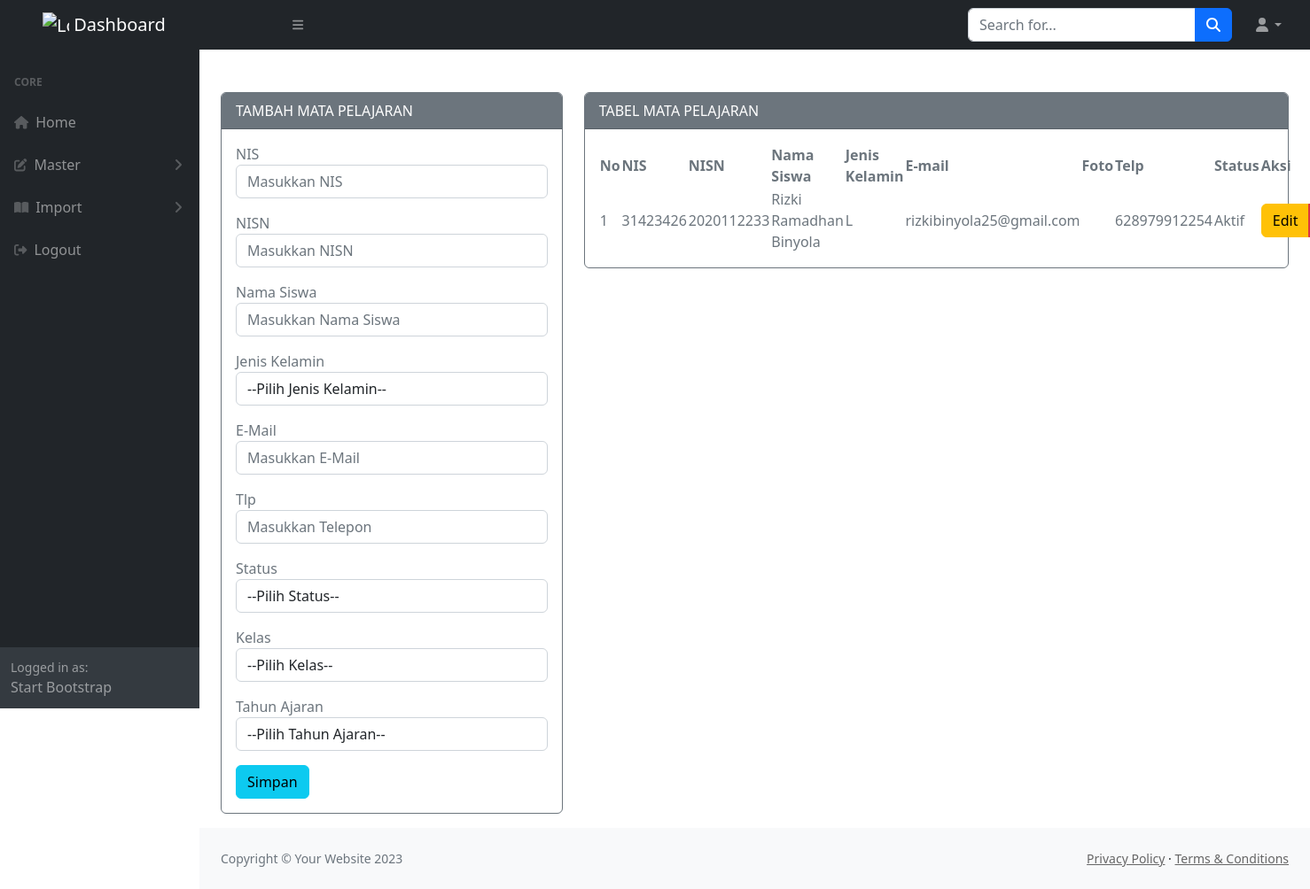
Before: /admin/media.php?module=siswa (signed in) with the older database file.
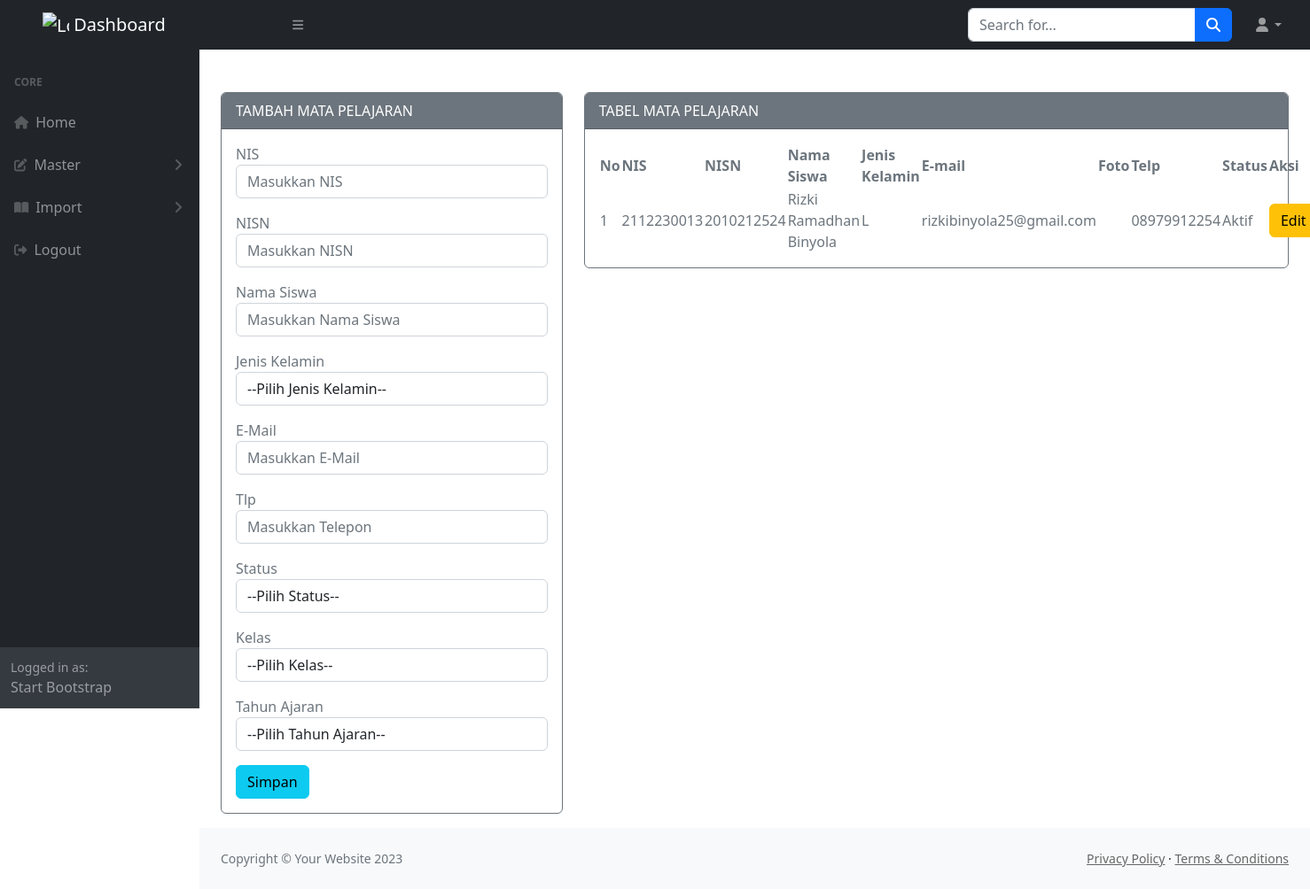
After: the same page with the newer database file.
### tables this page shows
CREATE TABLE `siswa` (
  `nis` varchar(10) NOT NULL,
  `nisn` varchar(10) NOT NULL DEFAULT '-',
  `nama` varchar(100) NOT NULL,
  `kelamin` varchar(10) NOT NULL,
  `email` varchar(50) NOT NULL DEFAULT '-',
  `foto` varchar(100) NOT NULL DEFAULT 'default.jpg',
  `telp` varchar(20) NOT NULL DEFAULT '-',
  `status` varchar(10) NOT NULL DEFAULT 'Aktif'
);

### admin/modul/mod_siswa/siswa_v.php (the view, shortened to what this page needs)
<?php
include "../koneksi/koneksi.php";
if (empty($_SESSION['username']) and empty($_SESSION['passuser']) and $_SESSION['login'] == 0) {
  echo "<script>alert('Kembalilah Kejalan yg benar!!!'); window.location = '../../index.php';</script>";
} else {
?>
  <?php
  $update = (isset($_GET['action']) and $_GET['action'] == 'update') ? true : false;
  ?>
  <div class="container mt-5">
    <div class="content-wrapper">
      <div class="container">
        <div class="row">
          <div class="col-md-4 col-sm-4 col-xs-12">
            <div class="card border-secondary mb-3">
              <div class="card-header text-bg-<?= ($update) ? "success" : "secondary" ?>">
                <?= ($update) ? "EDIT" : "TAMBAH" ?> MATA PELAJARAN
              </div>
              <div class="card-body text-secondary">
                <form action="<?= $_SERVER['REQUEST_URI'] ?>" method="POST" enctype="multipart/form-data">
                  <div class="form-group mb-3">
                    <label>NIS</label>
                    <input class="form-control" placeholder="Masukkan NIS" name="nis" type="text" <?= (!$update) ?: 'value="' . $row["nis"] . '"' ?> />
                  </div>
                  <div class="form-group mb-3">
                    <label>NISN</label>
                    <input class="form-control" placeholder="Masukkan NISN" name="nisn" type="text" <?= (!$update) ?: 'value="' . $row["nisn"] . '"' ?> />
                  </div>
                  <div class="form-group mb-3">
                    <label>Nama Siswa </label>
                    <input class="form-control" placeholder="Masukkan Nama Siswa" name="nama" type="text" <?= (!$update) ?: 'value="' . $row["nama"] . '"' ?> />
                  </div>
                  <div class="form-group mb-3">
                    <label>Jenis Kelamin</label>
                    <select class="form-control" name="kelamin">
                      <option>--Pilih Jenis Kelamin--</option>
                    </select>
                  </div>
                  <div class="form-group mb-3">
                    <label>E-Mail</label>
                    <input class="form-control" placeholder="Masukkan E-Mail" name="email" type="text" <?= (!$update) ?: 'value="' . $row["email"] . '"' ?> />
                  </div>
                  <div class="form-group mb-3">
                    <label>Tlp</label>
                    <input class="form-control" placeholder="Masukkan Telepon" name="telp" type="text" <?= (!$update) ?: 'value="' . $row["telp"] . '"' ?> />
                  </div>
                  <div class="form-group mb-3">
                    <label>Status </label>
                    <select class="form-control" name="status">
                      <option>--Pilih Status--</option>
                    </select>
                  </div>
                  <div class="form-group mb-3">
                    <label>Kelas </label>
                    <select class="form-control" name="kd_kelas">
                      <option>--Pilih Kelas--</option>
                    </select>
                  </div>
                  <div class="form-group mb-3">
                    <label>Tahun Ajaran</label>
                    <select class="form-control" name="kd_tajar">
                      <option>--Pilih Tahun Ajaran--</option>
                    </select>
                  </div>
                  <button type="submit" class="btn btn-<?= ($update) ? "warning" : "info" ?> btn-block">Simpan</button>
                </form>
              </div>
            </div>
          </div>
          <div class="col-md-8 col-sm-8 col-xs-12">
            <div class="card border-secondary mb-3">
              <div class="card-header text-bg-secondary">
                TABEL MATA PELAJARAN
              </div>
              <div class="card-body text-secondary">
                <table id="datatablesSimple">
                  <thead>
                    <tr>
                      <th>No</th>
                      <th>NIS</th>
                      <th>NISN</th>
                      <th>Nama Siswa</th>
                      <th>Jenis Kelamin</th>
                      <th>E-mail</th>
                      <th>Foto</th>
                      <th>Telp</th>
                      <th>Status</th>
                      <th>Aksi</th>
                    </tr>
                  </thead>
                  <tbody>
                    <tr>
                      <?php $no = 1; ?>
                      <?php if ($query = $connect->query("SELECT * FROM siswa")) : ?>
                        <?php while ($row = $query->fetch_assoc()) : ?>
                          <td><?= $no++; ?></td>
                          <td><?= $row['nis'] ?></td>
                          <td><?= $row['nisn'] ?></td>
                          <td><?= $row['nama'] ?></td>
                          <td><?= $row['kelamin'] ?></td>
                          <td><?= $row['email'] ?></td>
                          <td><?= $row['foto'] ?></td>
                          <td><?= $row['telp'] ?></td>
                          <td><?= $row['status'] ?></td>
                          <td class="hidden-print">
                            <div class="btn-group">
                              <a href="?module=siswa&action=update&key=<?= $row['nis'] ?>" class="btn btn-warning btn-xs">Edit</a>
                            </div>
                          </td>
                    </tr>
                  <?php endwhile ?>
                <?php endif ?>
                  </tbody>
                </table>
              </div>
            </div>
          </div>
        </div>
      </div>
    </div>
  </div>
<?php } ?>

### admin/media.php (shortened to what this page needs)
<?php
if($_SESSION['login']==0){
  header('location:../logout.php');
} else {
    if (empty($_SESSION['username']) AND empty($_SESSION['level']) AND $_SESSION['login']==0) {
      echo "<script>alert('Kembalilah Kejalan yg benar!!!'); window.location = 'index.php';</script>";
  } else{
    ?>
<!DOCTYPE html>
<html lang="en">
    <head>
        <link href="https://cdn.jsdelivr.net/npm/simple-datatables@7.1.2/dist/style.min.css" rel="stylesheet" />
        <link href="assets/css/styles.css" rel="stylesheet" />
    </head>
    <body class="sb-nav-fixed">
        <?php include 'navbar.php'; ?>
            <div id="layoutSidenav_content">
                <main>
                    <?php
                        include 'content.php';
                    ?>
                </main>
            <?php include 'footer.php'; ?>
            </div>
        </div>
    </body>
</html>
<?php }} ?>

### admin/navbar.php (shortened to what this page needs)
<nav class="sb-topnav navbar navbar-expand navbar-dark bg-dark">
    <a class="navbar-brand mx-5" href="#">
        <img src="https://upload.wikimedia.org/wikipedia/commons/3/31/Logo-smkterataiputihglobal.png" alt="Logo" width="30" height="24" class="d-inline-block align-text-top">
        Dashboard
    </a>
    <button class="btn btn-link btn-sm order-1 order-lg-0 me-4 me-lg-0" id="sidebarToggle" href="#!"><i class="fas fa-bars"></i></button>
    <form class="d-none d-md-inline-block form-inline ms-auto me-0 me-md-3 my-2 my-md-0">
        <div class="input-group">
            <input class="form-control" type="text" placeholder="Search for..." aria-label="Search for..." aria-describedby="btnNavbarSearch" />
            <button class="btn btn-primary" id="btnNavbarSearch" type="button"><i class="fas fa-search"></i></button>
        </div>
    </form>
    <ul class="navbar-nav ms-auto ms-md-0 me-3 me-lg-4">
        <li class="nav-item dropdown">
            <a class="nav-link dropdown-toggle" id="navbarDropdown" href="#" role="button" data-bs-toggle="dropdown" aria-expanded="false"><i class="fas fa-user fa-fw"></i></a>
        </li>
    </ul>
</nav>
<div id="layoutSidenav">
    <div id="layoutSidenav_nav">
        <nav class="sb-sidenav accordion sb-sidenav-dark" id="sidenavAccordion">
            <div class="sb-sidenav-menu">
                <div class="nav">
                    <?php
                    switch ($_SESSION['level']) {
                        case 'admin':
                    ?>
                            <div class="sb-sidenav-menu-heading">Core</div>
                            <a class="nav-link <?php if ($_GET['module'] == 'homeadm') {
                                                    echo "open";
                                                } ?>" href="media.php?module=homeadm">
                                <div class="sb-nav-link-icon"><i class="fa-solid fa-house"></i></div>
                                Home
                            </a>
                            <a class="nav-link collapsed" href="#" data-bs-toggle="collapse" data-bs-target="#collapseLayouts" aria-expanded="false" aria-controls="collapseLayouts">
                                <div class="sb-nav-link-icon"><i class="fa-solid fa-pen-to-square"></i></div>
                                Master
                                <div class="sb-sidenav-collapse-arrow"><i class="fas fa-angle-down"></i></div>
                            </a>
                            <a class="nav-link collapsed" href="#" data-bs-toggle="collapse" data-bs-target="#collapsePages" aria-expanded="false" aria-controls="collapsePages">
                                <div class="sb-nav-link-icon"><i class="fas fa-book-open"></i></div>
                                Import
                                <div class="sb-sidenav-collapse-arrow"><i class="fas fa-angle-down"></i></div>
                            </a>
                            <?php
                            if ($_SESSION['level'] == 'guru') {
                            ?>
                                <a class="nav-link" href="../logout.php" onclick="return confirm('Pastikan Anda Sudah Mengisi Jurnal Harian!! ');">
                                    <div class="sb-nav-link-icon"><i class="fa-solid fa-right-from-bracket"></i></div>
                                    Logout
                                </a>
                            <?php
                            } else {
                            ?>
                                <a class="nav-link" href="../logout.php">
                                    <div class="sb-nav-link-icon"><i class="fa-solid fa-right-from-bracket"></i></div>
                                    Logout
                                </a>
                            <?php
                            }
                            ?>
                    <?php
                    }
                    ?>
                </div>
            </div>
            <div class="sb-sidenav-footer">
                <div class="small">Logged in as:</div>
                Start Bootstrap
            </div>
        </nav>
    </div>

### admin/content.php (shortened to what this page needs)
<?php
if (empty($_SESSION['username']) AND empty($_SESSION['level']) AND $_SESSION['login']==0){
  echo "<script>alert('Kembalilah Kejalan yg benar!!!'); window.location = 'index.php';</script>";
}
else{
  ?>
  <?php
  $modul=$_GET['module'];
  switch ($_SESSION['level']) {
    case 'admin':
    switch ($modul) {
      case 'siswa':
      include "modul/mod_siswa/siswa_v.php";
      break;
    }
    break;
  }
}
?>

### admin/footer.php
<footer class="py-4 bg-light mt-auto">
                    <div class="container-fluid px-4">
                        <div class="d-flex align-items-center justify-content-between small">
                            <div class="text-muted">Copyright &copy; Your Website 2023</div>
                            <div>
                                <a href="#">Privacy Policy</a>
                                &middot;
                                <a href="#">Terms &amp; Conditions</a>
                            </div>
                        </div>
                    </div>
                </footer>

### admin/modul/mod_siswa/siswa_v.php (style rules this page uses)
a { color: #666; }

Changed rows visible on the page:
removed siswa: nis "31423426", nisn "2020112233", nama "Rizki Ramadhan Binyola", kelamin "L", email "rizkibinyola25@gmail.com", telp "628979912254", status "Aktif"
added siswa: nis "2112230013", nisn "2010212524", nama "Rizki Ramadhan Binyola", kelamin "L", email "rizkibinyola25@gmail.com", telp "08979912254", status "Aktif"
